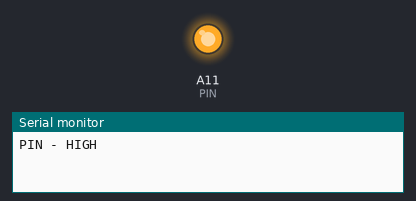
A sketch run on a simulated Arduino Mega 2560, built with avr-gcc and run on an emulated ATmega2560. Parts: output pins drawn as LEDs (lit = HIGH), the last lines printed to the serial monitor.

Above: at 1.0 s.
At 3.0 s:
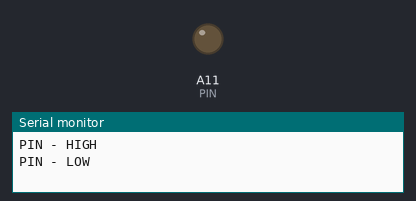
Timing chart, 0 to 5.2 s (numbered marks = the images above):
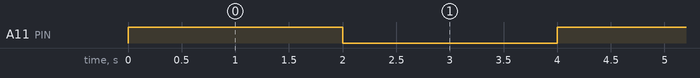

Measured:
- by itself, A11 (PIN): alternates HIGH for 2.0 s and LOW for 2.0 s

The sketch:

SSR.ino
```cpp
#define PIN A11

void setup() {
  // put your setup code here, to run once:
  pinMode(PIN, OUTPUT);
  Serial.begin(9600);

}

void loop() {
  // put your main code here, to run repeatedly:
  Serial.println("PIN - HIGH");
  digitalWrite(PIN, HIGH);
  delay(2000);
  Serial.println("PIN - LOW");
  digitalWrite(PIN, LOW);
  delay(2000);
}
```
